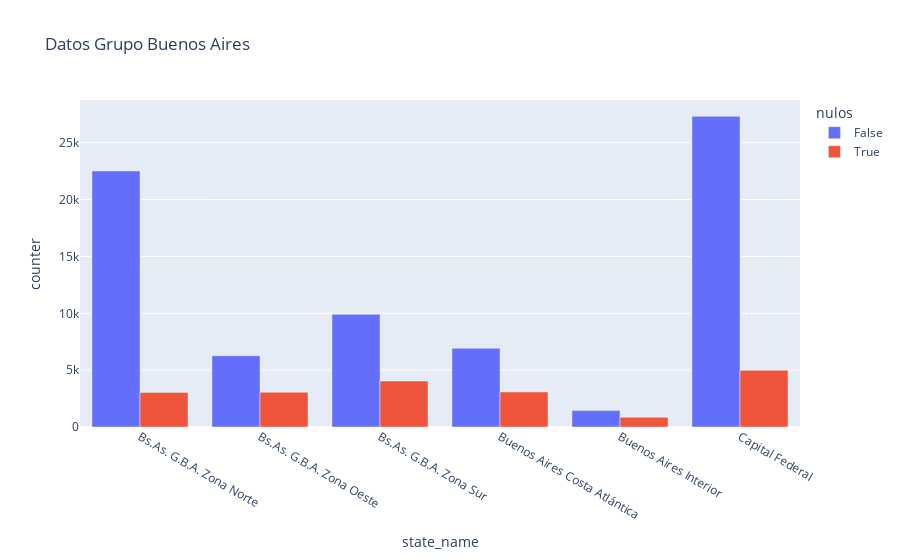

Notebook code for this chart:
### Code cell
fig = px.bar(baires_group1, x="state_name", y="counter",
             color='nulos', barmode='group',
             height=400, title = "Datos Grupo Buenos Aires")
fig.show()

### Figure 1 — Plotly figure (JSON) as saved in the notebook; plotly's stock layout.template omitted (floating-point values rounded to 4 significant figures)
{"data": [{"alignmentgroup": "True", "hovertemplate": "nulos=False<br>state_name=%{x}<br>counter=%{y}<extra></extra>", "legendgroup": "False", "marker": {"color": "#636efa"}, "name": "False", "offsetgroup": "False", "orientation": "v", "showlegend": true, "textposition": "auto", "type": "bar", "x": ["Bs.As. G.B.A. Zona Norte", "Bs.As. G.B.A. Zona Oeste", "Bs.As. G.B.A. Zona Sur", "Buenos Aires Costa Atlántica", "Buenos Aires Interior", "Capital Federal"], "xaxis": "x", "y": [22518, 6266, 9907, 6924, 1441, 27324], "yaxis": "y"}, {"alignmentgroup": "True", "hovertemplate": "nulos=True<br>state_name=%{x}<br>counter=%{y}<extra></extra>", "legendgroup": "True", "marker": {"color": "#EF553B"}, "name": "True", "offsetgroup": "True", "orientation": "v", "showlegend": true, "textposition": "auto", "type": "bar", "x": ["Bs.As. G.B.A. Zona Norte", "Bs.As. G.B.A. Zona Oeste", "Bs.As. G.B.A. Zona Sur", "Buenos Aires Costa Atlántica", "Buenos Aires Interior", "Capital Federal"], "xaxis": "x", "y": [3042, 3056, 4045, 3082, 850, 4992], "yaxis": "y"}], "layout": {"autosize": true, "barmode": "group", "legend": {"title": {"text": "nulos"}, "tracegroupgap": 0}, "title": {"text": "Datos Grupo Buenos Aires"}, "xaxis": {"anchor": "y", "autorange": true, "domain": [0, 1], "range": [-0.5, 5.5], "title": {"text": "state_name"}, "type": "category"}, "yaxis": {"anchor": "x", "autorange": true, "domain": [0, 1], "range": [0, 28760.0], "title": {"text": "counter"}, "type": "linear"}}}
